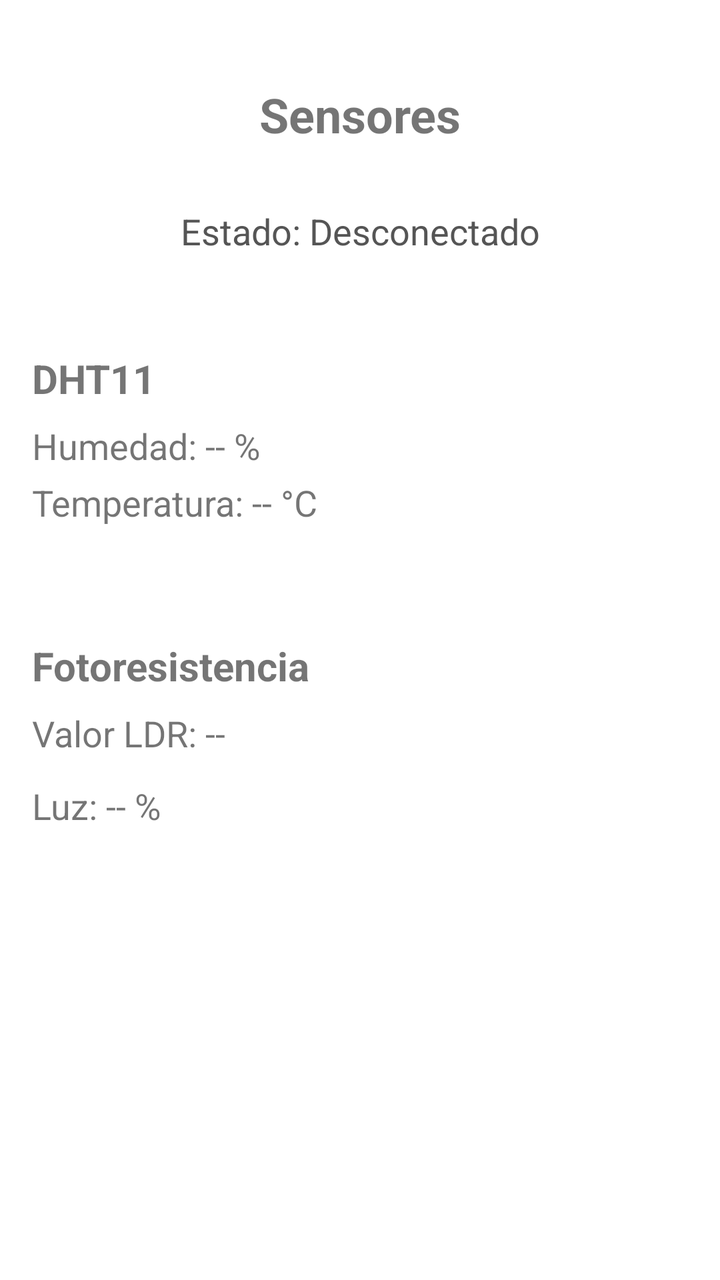
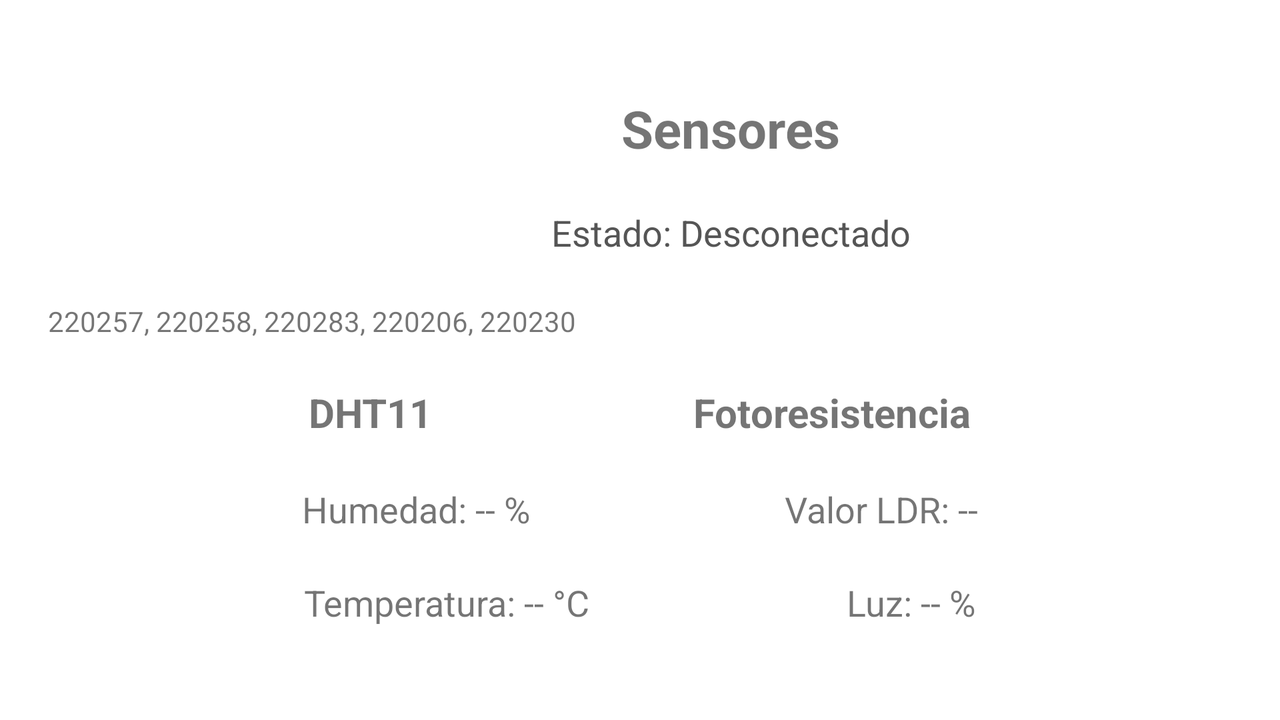

An Android layout and its configuration variant, each rendered on a device that would load it. The default file and the variant file are quoted in full after the pictures.
<!-- AndroidManifest.xml: application theme Theme.ProyectoUnidadII -->
<!-- res/layout/fragment_sensores.xml -->
<?xml version="1.0" encoding="utf-8"?>
<androidx.constraintlayout.widget.ConstraintLayout xmlns:android="http://schemas.android.com/apk/res/android"
    xmlns:app="http://schemas.android.com/apk/res-auto"
    xmlns:tools="http://schemas.android.com/tools"
    android:id="@+id/frameLayout3"
    android:layout_width="match_parent"
    android:layout_height="match_parent"
    android:padding="16dp"
    tools:context=".ui.sensores.SensoresFragment">

    
    <TextView
        android:id="@+id/textView"
        android:layout_width="match_parent"
        android:layout_height="wrap_content"
        android:layout_marginTop="25dp"
        android:gravity="center"
        android:text="Sensores"
        android:textSize="24sp"
        android:textStyle="bold"
        app:layout_constraintEnd_toEndOf="parent"
        app:layout_constraintStart_toStartOf="parent"
        app:layout_constraintTop_toTopOf="parent" />

    
    <TextView
        android:id="@+id/txt_estado"
        android:layout_width="0dp"
        android:layout_height="wrap_content"
        android:gravity="center"
        android:layout_marginTop="30dp"
        android:text="Estado: Desconectado"
        android:textColor="#555"
        android:textSize="18sp"
        app:layout_constraintEnd_toEndOf="parent"
        app:layout_constraintStart_toStartOf="parent"
        app:layout_constraintTop_toBottomOf="@+id/textView"
        app:layout_constraintVertical_bias="0.5" />

    
    <TextView
        android:id="@+id/txt_dht"
        android:layout_width="wrap_content"
        android:layout_height="wrap_content"
        android:layout_marginTop="48dp"
        android:text="DHT11"
        android:textSize="20sp"
        android:textStyle="bold"
        app:layout_constraintStart_toStartOf="parent"
        app:layout_constraintTop_toBottomOf="@id/txt_estado" />

    
    <TextView
        android:id="@+id/txt_hum"
        android:layout_width="wrap_content"
        android:layout_height="wrap_content"
        android:layout_marginTop="8dp"
        android:text="Humedad: -- %"
        android:textSize="18sp"
        app:layout_constraintStart_toStartOf="parent"
        app:layout_constraintTop_toBottomOf="@id/txt_dht" />

    
    <TextView
        android:id="@+id/txt_temp"
        android:layout_width="wrap_content"
        android:layout_height="wrap_content"
        android:layout_marginTop="4dp"
        android:text="Temperatura: -- °C"
        android:textSize="18sp"
        app:layout_constraintStart_toStartOf="parent"
        app:layout_constraintTop_toBottomOf="@id/txt_hum" />

    
    <TextView
        android:id="@+id/txt_sensor_luz"
        android:layout_width="wrap_content"
        android:layout_height="wrap_content"
        android:layout_marginTop="56dp"
        android:text="Fotoresistencia"
        android:textSize="20sp"
        android:textStyle="bold"
        app:layout_constraintStart_toStartOf="parent"
        app:layout_constraintTop_toBottomOf="@id/txt_temp" />

    
    <TextView
        android:id="@+id/txt_ldr"
        android:layout_width="wrap_content"
        android:layout_height="wrap_content"
        android:layout_marginTop="8dp"
        android:text="Valor LDR: --"
        android:textSize="18sp"
        app:layout_constraintStart_toStartOf="parent"
        app:layout_constraintTop_toBottomOf="@id/txt_sensor_luz" />

    
    <TextView
        android:id="@+id/txt_luz"
        android:layout_width="wrap_content"
        android:layout_height="wrap_content"
        android:layout_marginTop="12dp"
        android:text="Luz: -- %"
        android:textSize="18sp"
        app:layout_constraintStart_toStartOf="parent"
        app:layout_constraintTop_toBottomOf="@id/txt_ldr" />

</androidx.constraintlayout.widget.ConstraintLayout>
<!-- resources referenced by this layout -->
<resources>
  <style name="Theme.ProyectoUnidadII" parent="Theme.MaterialComponents.DayNight.DarkActionBar">
          
          <item name="colorPrimary">@color/purple_500</item>
          <item name="colorPrimaryVariant">@color/purple_700</item>
          <item name="colorOnPrimary">@color/white</item>
          
          <item name="colorSecondary">@color/teal_200</item>
          <item name="colorSecondaryVariant">@color/teal_700</item>
          <item name="colorOnSecondary">@color/black</item>
          
          <item name="android:statusBarColor">?attr/colorPrimaryVariant</item>
          
      </style>
</resources>
<!-- res/layout-land/fragment_sensores.xml (the repository's variant of the layout above) -->
<!-- drawn on the phone turned sideways -->
<?xml version="1.0" encoding="utf-8"?>
<androidx.constraintlayout.widget.ConstraintLayout xmlns:android="http://schemas.android.com/apk/res/android"
    xmlns:app="http://schemas.android.com/apk/res-auto"
    xmlns:tools="http://schemas.android.com/tools"
    android:id="@+id/frameLayout3"
    android:layout_width="match_parent"
    android:layout_height="match_parent"
    android:padding="24dp">

    
    <androidx.constraintlayout.widget.Guideline
        android:id="@+id/guide_mid"
        android:layout_width="wrap_content"
        android:layout_height="wrap_content"
        android:orientation="vertical"
        app:layout_constraintGuide_percent="0.5" />

    

    
    <TextView
        android:id="@+id/textView"
        android:layout_width="683dp"
        android:layout_height="wrap_content"
        android:gravity="center"
        android:text="Sensores"
        android:textSize="26sp"
        android:textStyle="bold"
        app:layout_constraintBottom_toTopOf="@+id/txt_estado"
        app:layout_constraintTop_toTopOf="parent"
        app:layout_constraintVertical_bias="0.5"
        tools:layout_editor_absoluteX="-7dp" />

    
    <TextView
        android:id="@+id/txt_estado"
        android:layout_width="683dp"
        android:layout_height="wrap_content"
        android:gravity="center"
        android:text="Estado: Desconectado"
        android:textColor="#555"
        android:textSize="18sp"
        app:layout_constraintBottom_toTopOf="@+id/textView3"
        app:layout_constraintTop_toBottomOf="@+id/textView"
        app:layout_constraintVertical_bias="0.5"
        tools:layout_editor_absoluteX="6dp" />

    <TextView
        android:id="@+id/txt_dht"
        android:layout_width="wrap_content"
        android:layout_height="wrap_content"
        android:text="DHT11"
        android:textSize="20sp"
        android:textStyle="bold"
        app:layout_constraintBottom_toTopOf="@+id/txt_hum"
        app:layout_constraintEnd_toStartOf="@+id/txt_sensor_luz"
        app:layout_constraintHorizontal_bias="0.5"
        app:layout_constraintStart_toStartOf="parent"
        app:layout_constraintTop_toBottomOf="@+id/textView3"
        app:layout_constraintVertical_bias="0.5" />

    <TextView
        android:id="@+id/txt_hum"
        android:layout_width="wrap_content"
        android:layout_height="wrap_content"
        android:text="Humedad: -- %"
        android:textSize="18sp"
        app:layout_constraintBottom_toTopOf="@+id/txt_temp"
        app:layout_constraintEnd_toStartOf="@+id/txt_ldr"
        app:layout_constraintHorizontal_bias="0.5"
        app:layout_constraintStart_toStartOf="parent"
        app:layout_constraintTop_toBottomOf="@+id/txt_dht"
        app:layout_constraintVertical_bias="0.5" />

    <TextView
        android:id="@+id/txt_temp"
        android:layout_width="wrap_content"
        android:layout_height="wrap_content"
        android:text="Temperatura: -- °C"
        android:textSize="18sp"
        app:layout_constraintBottom_toBottomOf="parent"
        app:layout_constraintEnd_toStartOf="@+id/txt_luz"
        app:layout_constraintHorizontal_bias="0.5"
        app:layout_constraintStart_toStartOf="parent"
        app:layout_constraintTop_toBottomOf="@+id/txt_hum"
        app:layout_constraintVertical_bias="0.5" />

    

    <TextView
        android:id="@+id/txt_sensor_luz"
        android:layout_width="wrap_content"
        android:layout_height="wrap_content"
        android:text="Fotoresistencia"
        android:textSize="20sp"
        android:textStyle="bold"
        app:layout_constraintBottom_toTopOf="@+id/txt_ldr"
        app:layout_constraintEnd_toEndOf="parent"
        app:layout_constraintHorizontal_bias="0.5"
        app:layout_constraintStart_toEndOf="@+id/txt_dht"
        app:layout_constraintTop_toBottomOf="@+id/textView3"
        app:layout_constraintVertical_bias="0.5" />

    <TextView
        android:id="@+id/txt_ldr"
        android:layout_width="wrap_content"
        android:layout_height="wrap_content"
        android:text="Valor LDR: --"
        android:textSize="18sp"
        app:layout_constraintBottom_toTopOf="@+id/txt_luz"
        app:layout_constraintEnd_toEndOf="parent"
        app:layout_constraintHorizontal_bias="0.5"
        app:layout_constraintStart_toEndOf="@+id/txt_hum"
        app:layout_constraintTop_toBottomOf="@+id/txt_sensor_luz"
        app:layout_constraintVertical_bias="0.5" />

    <TextView
        android:id="@+id/txt_luz"
        android:layout_width="wrap_content"
        android:layout_height="wrap_content"
        android:text="Luz: -- %"
        android:textSize="18sp"
        app:layout_constraintBottom_toBottomOf="parent"
        app:layout_constraintEnd_toEndOf="parent"
        app:layout_constraintHorizontal_bias="0.5"
        app:layout_constraintStart_toEndOf="@+id/txt_temp"
        app:layout_constraintTop_toBottomOf="@+id/txt_ldr"
        app:layout_constraintVertical_bias="0.5" />

    <TextView
        android:id="@+id/textView3"
        android:layout_width="wrap_content"
        android:layout_height="wrap_content"
        android:text="220257, 220258, 220283, 220206, 220230"
        app:layout_constraintBottom_toTopOf="@+id/txt_sensor_luz"
        app:layout_constraintTop_toBottomOf="@+id/txt_estado"
        app:layout_constraintVertical_bias="0.5"
        tools:layout_editor_absoluteX="208dp" />

</androidx.constraintlayout.widget.ConstraintLayout>
